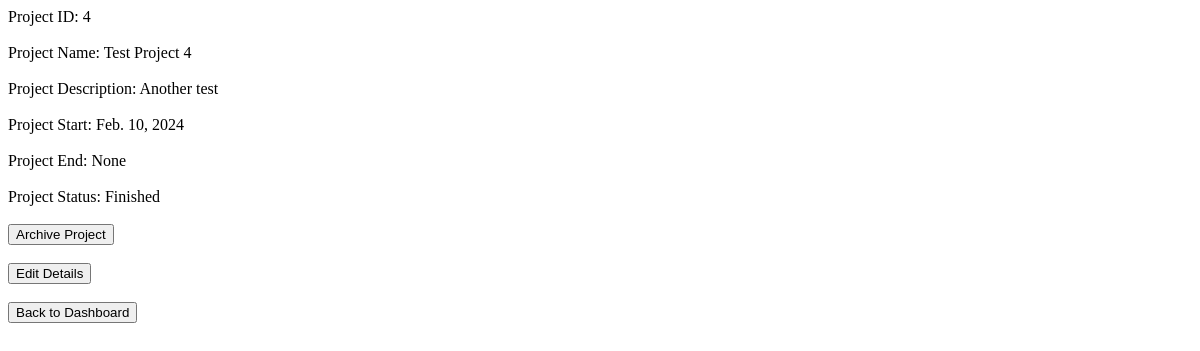
/view_project/4, run on an earlier commit of the app's database.
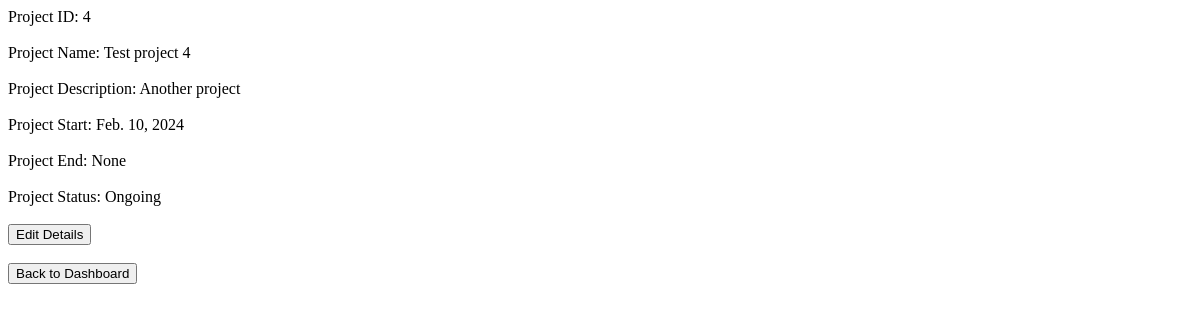
And on a later commit of the database.
### PMApp/models.py (models this page shows, shortened)
class Project(models.Model):
    class Status(models.IntegerChoices):
        ONGOING = 0, _("Ongoing")
        FINISHED = 1, _("Finished")
        ARCHIVED = 2, _("Archived")
    project_id = models.SmallAutoField(primary_key=True)
    project_name = models.CharField(max_length=255)
    project_desc = models.TextField()
    project_start = models.DateField(default=date.today)
    project_end = models.DateField(default=None, blank=True, null=True)
    project_status = models.IntegerField(choices=Status, default=Status.ONGOING)

### PMApp/views.py (the view)
# urls.py: path("view_project/<int:project_id>", views.view_project, name="view_project"),
def view_project(request, project_id):
    try:
        project_obj = Project.objects.get(project_id=project_id)
    except:
        raise Http404("Project does not exist")
    return render(request,
                  "view_project.html",
                  {"project": project_obj})

### PMApp/templates/view_project.html (shortened to what this page needs)
{% extends 'base.html' %}
{% load static %}
{% block content %}
    Project ID: {{ project.project_id }}<br><br>
    Project Name: {{ project.project_name }}<br><br>
    Project Description: {{ project.project_desc }}<br><br>
    Project Start: {{ project.project_start }}<br><br>
    Project End: {{ project.project_end }}<br><br>
    Project Status: {{ project.get_project_status_display }}<br><br>
    {% if project.project_status == 1 %}
    <a href="{% url 'archive_project' project.project_id %}">
        <button type="button">Archive Project</button>
    </a><br><br>
    {% endif %}
    {% if project.project_status != 2 %}
    <a href="{% url 'update_project' project.project_id %}">
        <button type="button">Edit Details</button>
    </a><br><br>
    {% endif %}
    <a href="{% url 'index' %}?id={{ project.project_id }}">
        <button type="button">Back to Dashboard</button>
    </a>
{% endblock %}

### PMApp/templates/base.html (shortened to what this page needs)
{% load static %}
<html>
<head>
</head>
<body>
    <div class="body">
        {% block content %}
        {% endblock %}
    </div>
</body>
</html>

What changed in the data, as far as the page shows it:
changed Project "None": project_name "Test Project 4" → "Test project 4"; project_desc "Another test" → "Another project"; project_status "Finished" → "Ongoing"
Also different on the page:
text no longer shown: "Archive Project"
